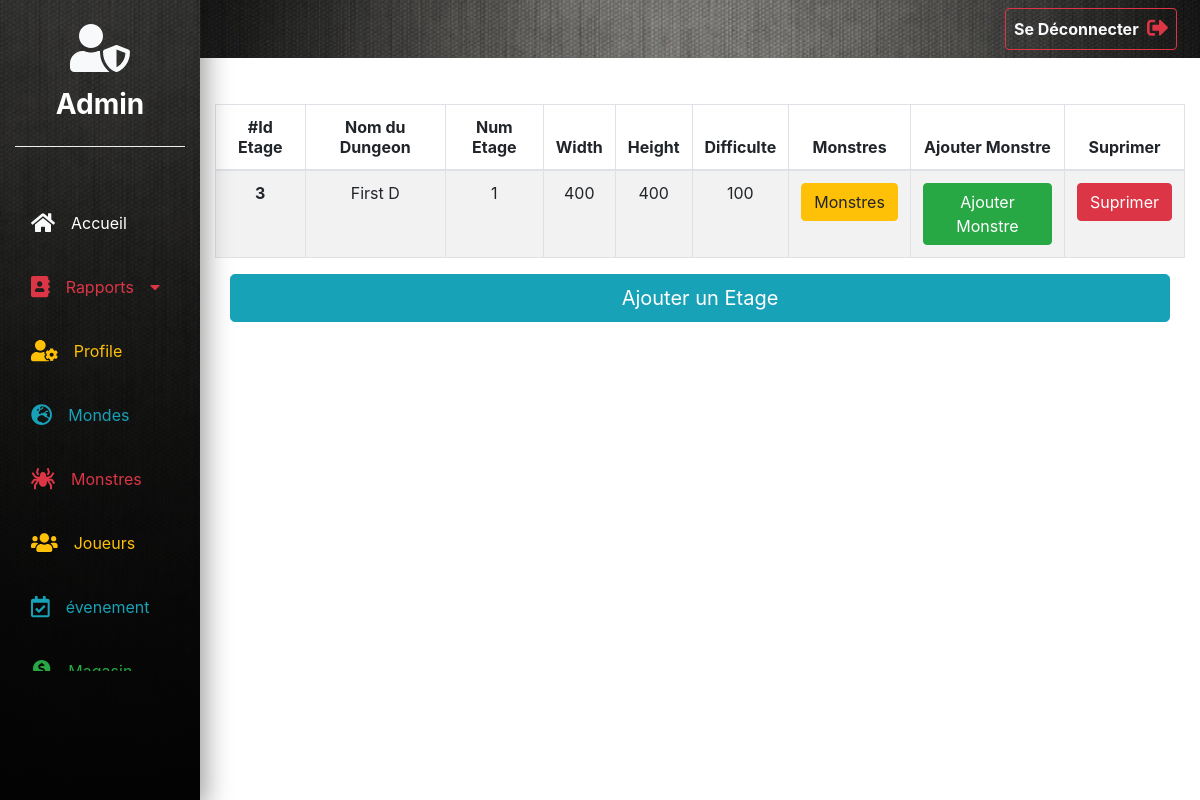
Screenshot of /admin/Etage.php?ID_Dun=3 with the database file from the repository.
### tables this page shows
CREATE TABLE IF NOT EXISTS `etage` (
  `ID_Etag` int(4) NOT NULL AUTO_INCREMENT,
  `Num_Etag` int(20) NOT NULL,
  `Width` int(30) NOT NULL,
  `Height` int(30) NOT NULL,
  `Difficult` int(20) NOT NULL,
  `ID_Dun` int(3) NOT NULL,
  PRIMARY KEY (`ID_Etag`),
  KEY `ID_Dun` (`ID_Dun`)
);

CREATE TABLE IF NOT EXISTS `dungeon` (
  `ID_Dun` int(3) NOT NULL AUTO_INCREMENT,
  `Nom_Dun` varchar(15) NOT NULL,
  `Width_Dun` float NOT NULL,
  `Height_Dun` float NOT NULL,
  `difficult_Dun` int(2) NOT NULL,
  `Duree` time NOT NULL,
  `ID_Mond` int(2) NOT NULL,
  PRIMARY KEY (`ID_Dun`),
  KEY `ID_Mond` (`ID_Mond`)
);

### php/databaseobject.class.php (called while the page is built, shortened)
<?php
class DatabaseObject {
  static protected $database='ancient_time_db';
  static public function set_database($database) {
    self::$database = $database;
  }
  static public function find_all_etage_dungeon(){
    $sql = "SELECT * FROM etage";
    $sql .=" INNER JOIN dungeon ";
    $sql .="ON dungeon.ID_Dun = etage.ID_Dun ";
    $result = self::$database->query($sql);
    return $result;
  }
}
?>

### php/function.php (called while the page is built, shortened)
<?php
function h($string="") {
  return htmlspecialchars($string);
}

### admin/etage.php (the view, shortened to what this page needs)
<?php include "../php/function.php" ?>
<?php
  $ID_Dun = $_GET['ID_Dun'] ?? false;
  $result = Etage::find_all_etage_dungeon();
?>
<!DOCTYPE html>
<html lang="en" dir="ltr">
  <head>
    <link rel="stylesheet" href="../css/style_admin.css">
    <link rel="stylesheet" href="../bootstrap/css/bootstrap.min.css">
  </head>
  <body>
    <?php
    include'../html/admin/navbar.php'
      ?>
      <section>
                  <div class="container-fluid ">
                    <div class="row">
                      <div class="col-xl-10 col-lg-9 col-md-8 ml-auto">
                        <div class="row pt-md-5 mt-md-3 mb-5">
                          <div class="col">
                            <table class="table table-striped table-bordered text-center table-responsive-md">
                              <thead>
                                <tr>
                                  <th scope="col">#Id Etage</th>
                                  <th scope="col">Nom du Dungeon</th>
                                  <th scope="col">Num Etage</th>
                                  <th scope="col">Width</th>
                                  <th scope="col">Height</th>
                                  <th scope="col">Difficulte</th>
                                  <th scope="col">Monstres</th>
                                  <th scope="col">Ajouter Monstre</th>
                                  <th scope="col" class="text-center">Suprimer</th>
                                </tr>
                              </thead>
                              <tbody>
                                <?php
                                while($row = $result->fetch_assoc())
                             {
                                  if (  ($ID_Dun==$row['ID_Dun'])) {
                                ?>
                                <tr>
                                  <th scope="row"><?php echo h($row['ID_Etag']); ?></th>
                                  <td><?php echo h($row['Nom_Dun']); ?></td>
                                  <td><?php echo h($row['Num_Etag']); ?></td>
                                  <td><?php echo h($row['Width']); ?></td>
                                  <td><?php echo h($row['Height']); ?></td>
                                  <td><?php echo h($row['Difficult']);
                                   ?></td>
                                   <td class="text-center  text-light"><a href="Monstre.php?ID_Etag=<?php echo ($row['ID_Etag']);?>" name="button" class="btn btn-warning" >Monstres</a>
                                   <td class="text-center  text-light"><a href="ajouterMonstre.php?ID_Etag=<?php echo ($row['ID_Etag']);?>" name="button" class="btn btn-success" >Ajouter Monstre</a>
                                   <td class="text-center  text-light"><a href="suprimerEtage.php?ID_Etag=<?php echo ($row['ID_Etag']);?>" name="button" class="btn btn-danger" >Suprimer</a>
                                </tr>
                              <?php }}?>
                              </tbody>
                           </table>
                         <div class="col-md-12">
                             <a  class="btn btn-info btn-lg col mb-3" href="ajouterEtage.php?ID_Dun=<?php echo $ID_Dun;?>">Ajouter un Etage</a>
                        </div>
                         </div>
                      </div>
                    </div>
                  </div>
                </div>
      </section>
  </body>
</html>

### css/style_admin.css (style rules this page uses)
body { font-family: 'Montserrat', sans-serif; background-color: #eee; }

### rows the page displays
etage: ID_Etag "3", ID_Dun.Nom_Dun "First D", Num_Etag "1", Width "400", Height "400", Difficult "100"
